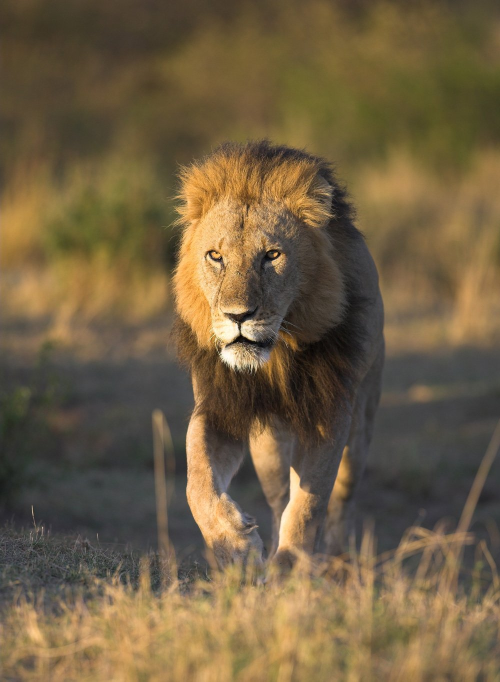
#> input picture Data/input/input.jpg, 1000 x 1363 px, found by its file name (shown at 1/2 size)
$ python rgb_input.py
#> lines starting #> are read from the running program, lines starting #| are printed output that depends on the picture
from PIL import Image
import numpy as np

# -------------------------------
# Configuration
# -------------------------------
INPUT_IMAGE  = "input.jpg"      # selfie / real image
OUTPUT_TEXT  = "image_rgb.txt"  # text file for Verilog
WIDTH  = 512
HEIGHT = 512

# -------------------------------
# Load image
# -------------------------------
img = Image.open(INPUT_IMAGE).convert("RGB")
#> img is the input picture: PIL image 1000x1363 RGB; mean R, G, B 112.4, 95.1, 67.1

# Resize to match hardware pipeline
img = img.resize((WIDTH, HEIGHT), Image.BILINEAR)
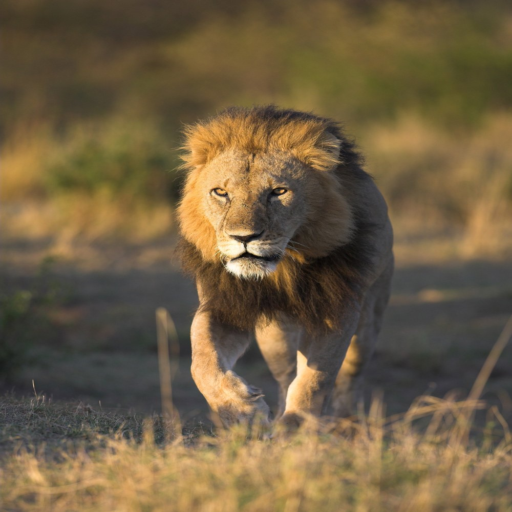
#> img: PIL image 512x512 RGB; mean R, G, B 112.4, 95.1, 67.1

pixels = np.array(img, dtype=np.uint8)

# -------------------------------
# Write RGB values
# -------------------------------
with open(OUTPUT_TEXT, "w") as f:
    for y in range(HEIGHT):
        for x in range(WIDTH):
            r, g, b = pixels[y, x]
            f.write(f"{r} {g} {b}\n")

print("RGB image successfully converted to text.")
print(f"Resolution: {WIDTH} x {HEIGHT}")
print("Format: R G B per line")
